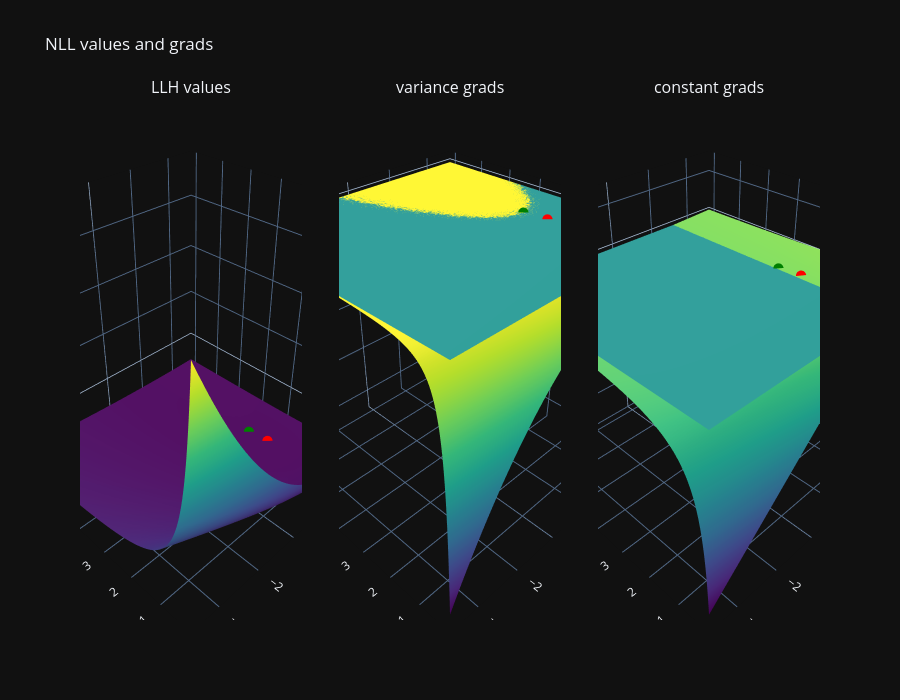

Notebook source saved alongside this figure:
### Code cell
fig = make_subplots(
    rows=1, cols=3,
    subplot_titles=['LLH values', 'variance grads', 'constant grads'],
    specs=[[{'type': 'surface'}, {'type': 'surface'}, {'type': 'surface'}],],
    horizontal_spacing=0.05,
    vertical_spacing=0.1,
)

# --- VALUES ---

fig.add_trace(go.Surface(x=csts, y=vrs, z=np.asarray(llh_values), showscale=False, colorscale='Viridis'), row=1, col=1)

fig.add_trace(go.Scatter3d(
    x=[orig_const], y=[orig_var], z=[llh_from_hps(orig_const, orig_var)],
    mode='markers', marker=dict(size=6, color='red'),
    showlegend=False,
), row=1, col=1)

fig.add_trace(go.Scatter3d(
    x=[csts[const_opt].item()], y=[vrs[var_opt].item()], z=[llh_values[var_opt, const_opt].item()],
    mode='markers', marker=dict(size=6, color='green'),
    name=f'Optimal HPs (constant={csts[const_opt].item():.2f}, variance={vrs[var_opt].item():.2f})',
    showlegend=False,
), row=1, col=1)

# --- GRADS (slope) ---

fig.add_trace(go.Surface(x=csts, y=vrs, z=np.asarray(llh_grads[1]), showscale=False, colorscale='Viridis'), row=1, col=2)

fig.add_trace(go.Surface(x=csts, y=vrs, z=np.asarray(jnp.zeros_like(llh_grads[1])), showscale=False, colorscale='Viridis'), row=1, col=2)

fig.add_trace(go.Scatter3d(
    x=[orig_const], y=[orig_var], z=[grad(llh_from_hps, argnums=(0, 1))(orig_const, orig_var)[1]],
    mode='markers', marker=dict(size=6, color='red'),
    showlegend=False,
), row=1, col=2)

fig.add_trace(go.Scatter3d(
    x=[csts[const_opt].item()], y=[vrs[var_opt].item()], z=[llh_grads[1][var_opt, const_opt].item()],
    mode='markers', marker=dict(size=6, color='green'),
    name=f'Optimal HPs (constant={csts[const_opt].item():.2f}, variance={vrs[var_opt].item():.2f})',
    showlegend=False,
), row=1, col=2)

# --- GRADS (intercept) ---

fig.add_trace(go.Surface(x=csts, y=vrs, z=np.asarray(llh_grads[0]), showscale=False, colorscale='Viridis'), row=1, col=3)

fig.add_trace(go.Surface(x=csts, y=vrs, z=np.asarray(jnp.zeros_like(llh_grads[0])), showscale=False, colorscale='Viridis'), row=1, col=3)

fig.add_trace(go.Scatter3d(
    x=[orig_const], y=[orig_var], z=[grad(llh_from_hps, argnums=(0, 1))(orig_const, orig_var)[0]],
    mode='markers', marker=dict(size=6, color='red'),
    showlegend=False,
), row=1, col=3)

fig.add_trace(go.Scatter3d(
    x=[csts[const_opt].item()], y=[vrs[var_opt].item()], z=[llh_grads[0][var_opt, const_opt].item()],
    mode='markers', marker=dict(size=6, color='green'),
	name=f'Optimal HPs (constant={csts[const_opt].item():.2f}, variance={vrs[var_opt].item():.2f})',
    showlegend=False,
), row=1, col=3)

fig.update_layout(
    title='NLL values and grads',
    scene =dict(xaxis_title='constant', yaxis_title='variance', zaxis_title='NLL values', xaxis_autorange='reversed', yaxis_autorange='reversed'),
    scene2=dict(xaxis_title='constant', yaxis_title='variance', zaxis_title='NLL grads - variance', xaxis_autorange='reversed', yaxis_autorange='reversed'),
    scene3=dict(xaxis_title='constant', yaxis_title='variance', zaxis_title='NLL grads - constant', xaxis_autorange='reversed', yaxis_autorange='reversed'),
	height=700
)

fig.show()

### Figure 1 — Plotly figure (JSON) as saved in the notebook; plotly's stock layout.template omitted (floating-point values rounded to 4 significant figures; data arrays with more than 128 entries replaced by an {"elided": "..."} marker saying what was removed)
{"data": [{"colorscale": [[0.0, "#440154"], [0.1111, "#482878"], [0.2222, "#3e4989"], [0.3333, "#31688e"], [0.4444, "#26828e"], [0.5556, "#1f9e89"], [0.6667, "#35b779"], [0.7778, "#6ece58"], [0.8889, "#b5de2b"], [1.0, "#fde725"]], "showscale": false, "x": [-5.0, -4.796, -4.592, -4.388, -4.184, -3.98, -3.776, -3.571, -3.367, -3.163, -2.959, -2.755, -2.551, -2.347, -2.143, -1.939, -1.735, -1.531, -1.327, -1.122, -0.9184, -0.7143, -0.5102, -0.3061, -0.102, 0.102, 0.3061, 0.5102, 0.7143, 0.9184, 1.122, 1.327, 1.531, 1.735, 1.939, 2.143, 2.347, 2.551, 2.755, 2.959, 3.163, 3.367, 3.571, 3.776, 3.98, 4.184, 4.388, 4.592, 4.796, 5.0], "y": [0.25, 0.2586, 0.2674, 0.2766, 0.286, 0.2958, 0.3059, 0.3164, 0.3273, 0.3385, 0.35, 0.362, 0.3744, 0.3872, 0.4005, 0.4142, 0.4284, 0.443, 0.4582, 0.4739, 0.4901, 0.5069, 0.5242, 0.5422, 0.5607, 0.5799, 0.5998, 0.6203, 0.6416, 0.6635, 0.6862, 0.7097, 0.734, 0.7591, 0.7851, 0.812, 0.8398, 0.8686, 0.8983, 0.929, 0.9608, 0.9937, 1.028, 1.063, 1.099, 1.137, 1.176, 1.216, 1.258, 1.301, 1.345, 1.391, 1.439, 1.488, 1.539, 1.592, 1.646, 1.703, 1.761, 1.821, 1.884, 1.948, 2.015, 2.084, 2.155, 2.229, 2.305, 2.384, 2.466, 2.55, 2.637, 2.728, 2.821, 2.918, 3.018, 3.121, 3.228, 3.338, 3.452, 3.571, 3.693, 3.819, 3.95, 4.085, 4.225, 4.37, 4.519, 4.674, 4.834, 4.999, 5.171, 5.348, 5.531, 5.72, 5.916, 6.118, 6.328, 6.544, 6.768, 7.0], "z": {"elided": "100x50 float values"}, "type": "surface", "scene": "scene"}, {"marker": {"color": "red", "size": 6}, "mode": "markers", "showlegend": false, "x": [3.076], "y": [2.592], "z": [-279.9], "type": "scatter3d", "scene": "scene"}, {"marker": {"color": "green", "size": 6}, "mode": "markers", "name": "Optimal HPs (constant=2.96, variance=3.23)", "showlegend": false, "x": [2.959], "y": [3.228], "z": [-280.6], "type": "scatter3d", "scene": "scene"}, {"colorscale": [[0.0, "#440154"], [0.1111, "#482878"], [0.2222, "#3e4989"], [0.3333, "#31688e"], [0.4444, "#26828e"], [0.5556, "#1f9e89"], [0.6667, "#35b779"], [0.7778, "#6ece58"], [0.8889, "#b5de2b"], [1.0, "#fde725"]], "showscale": false, "x": [-5.0, -4.796, -4.592, -4.388, -4.184, -3.98, -3.776, -3.571, -3.367, -3.163, -2.959, -2.755, -2.551, -2.347, -2.143, -1.939, -1.735, -1.531, -1.327, -1.122, -0.9184, -0.7143, -0.5102, -0.3061, -0.102, 0.102, 0.3061, 0.5102, 0.7143, 0.9184, 1.122, 1.327, 1.531, 1.735, 1.939, 2.143, 2.347, 2.551, 2.755, 2.959, 3.163, 3.367, 3.571, 3.776, 3.98, 4.184, 4.388, 4.592, 4.796, 5.0], "y": [0.25, 0.2586, 0.2674, 0.2766, 0.286, 0.2958, 0.3059, 0.3164, 0.3273, 0.3385, 0.35, 0.362, 0.3744, 0.3872, 0.4005, 0.4142, 0.4284, 0.443, 0.4582, 0.4739, 0.4901, 0.5069, 0.5242, 0.5422, 0.5607, 0.5799, 0.5998, 0.6203, 0.6416, 0.6635, 0.6862, 0.7097, 0.734, 0.7591, 0.7851, 0.812, 0.8398, 0.8686, 0.8983, 0.929, 0.9608, 0.9937, 1.028, 1.063, 1.099, 1.137, 1.176, 1.216, 1.258, 1.301, 1.345, 1.391, 1.439, 1.488, 1.539, 1.592, 1.646, 1.703, 1.761, 1.821, 1.884, 1.948, 2.015, 2.084, 2.155, 2.229, 2.305, 2.384, 2.466, 2.55, 2.637, 2.728, 2.821, 2.918, 3.018, 3.121, 3.228, 3.338, 3.452, 3.571, 3.693, 3.819, 3.95, 4.085, 4.225, 4.37, 4.519, 4.674, 4.834, 4.999, 5.171, 5.348, 5.531, 5.72, 5.916, 6.118, 6.328, 6.544, 6.768, 7.0], "z": {"elided": "100x50 float values"}, "type": "surface", "scene": "scene2"}, {"colorscale": [[0.0, "#440154"], [0.1111, "#482878"], [0.2222, "#3e4989"], [0.3333, "#31688e"], [0.4444, "#26828e"], [0.5556, "#1f9e89"], [0.6667, "#35b779"], [0.7778, "#6ece58"], [0.8889, "#b5de2b"], [1.0, "#fde725"]], "showscale": false, "x": [-5.0, -4.796, -4.592, -4.388, -4.184, -3.98, -3.776, -3.571, -3.367, -3.163, -2.959, -2.755, -2.551, -2.347, -2.143, -1.939, -1.735, -1.531, -1.327, -1.122, -0.9184, -0.7143, -0.5102, -0.3061, -0.102, 0.102, 0.3061, 0.5102, 0.7143, 0.9184, 1.122, 1.327, 1.531, 1.735, 1.939, 2.143, 2.347, 2.551, 2.755, 2.959, 3.163, 3.367, 3.571, 3.776, 3.98, 4.184, 4.388, 4.592, 4.796, 5.0], "y": [0.25, 0.2586, 0.2674, 0.2766, 0.286, 0.2958, 0.3059, 0.3164, 0.3273, 0.3385, 0.35, 0.362, 0.3744, 0.3872, 0.4005, 0.4142, 0.4284, 0.443, 0.4582, 0.4739, 0.4901, 0.5069, 0.5242, 0.5422, 0.5607, 0.5799, 0.5998, 0.6203, 0.6416, 0.6635, 0.6862, 0.7097, 0.734, 0.7591, 0.7851, 0.812, 0.8398, 0.8686, 0.8983, 0.929, 0.9608, 0.9937, 1.028, 1.063, 1.099, 1.137, 1.176, 1.216, 1.258, 1.301, 1.345, 1.391, 1.439, 1.488, 1.539, 1.592, 1.646, 1.703, 1.761, 1.821, 1.884, 1.948, 2.015, 2.084, 2.155, 2.229, 2.305, 2.384, 2.466, 2.55, 2.637, 2.728, 2.821, 2.918, 3.018, 3.121, 3.228, 3.338, 3.452, 3.571, 3.693, 3.819, 3.95, 4.085, 4.225, 4.37, 4.519, 4.674, 4.834, 4.999, 5.171, 5.348, 5.531, 5.72, 5.916, 6.118, 6.328, 6.544, 6.768, 7.0], "z": {"elided": "100x50 float values"}, "type": "surface", "scene": "scene2"}, {"marker": {"color": "red", "size": 6}, "mode": "markers", "showlegend": false, "x": [3.076], "y": [2.592], "z": [-2.374], "type": "scatter3d", "scene": "scene2"}, {"marker": {"color": "green", "size": 6}, "mode": "markers", "name": "Optimal HPs (constant=2.96, variance=3.23)", "showlegend": false, "x": [2.959], "y": [3.228], "z": [0.06871], "type": "scatter3d", "scene": "scene2"}, {"colorscale": [[0.0, "#440154"], [0.1111, "#482878"], [0.2222, "#3e4989"], [0.3333, "#31688e"], [0.4444, "#26828e"], [0.5556, "#1f9e89"], [0.6667, "#35b779"], [0.7778, "#6ece58"], [0.8889, "#b5de2b"], [1.0, "#fde725"]], "showscale": false, "x": [-5.0, -4.796, -4.592, -4.388, -4.184, -3.98, -3.776, -3.571, -3.367, -3.163, -2.959, -2.755, -2.551, -2.347, -2.143, -1.939, -1.735, -1.531, -1.327, -1.122, -0.9184, -0.7143, -0.5102, -0.3061, -0.102, 0.102, 0.3061, 0.5102, 0.7143, 0.9184, 1.122, 1.327, 1.531, 1.735, 1.939, 2.143, 2.347, 2.551, 2.755, 2.959, 3.163, 3.367, 3.571, 3.776, 3.98, 4.184, 4.388, 4.592, 4.796, 5.0], "y": [0.25, 0.2586, 0.2674, 0.2766, 0.286, 0.2958, 0.3059, 0.3164, 0.3273, 0.3385, 0.35, 0.362, 0.3744, 0.3872, 0.4005, 0.4142, 0.4284, 0.443, 0.4582, 0.4739, 0.4901, 0.5069, 0.5242, 0.5422, 0.5607, 0.5799, 0.5998, 0.6203, 0.6416, 0.6635, 0.6862, 0.7097, 0.734, 0.7591, 0.7851, 0.812, 0.8398, 0.8686, 0.8983, 0.929, 0.9608, 0.9937, 1.028, 1.063, 1.099, 1.137, 1.176, 1.216, 1.258, 1.301, 1.345, 1.391, 1.439, 1.488, 1.539, 1.592, 1.646, 1.703, 1.761, 1.821, 1.884, 1.948, 2.015, 2.084, 2.155, 2.229, 2.305, 2.384, 2.466, 2.55, 2.637, 2.728, 2.821, 2.918, 3.018, 3.121, 3.228, 3.338, 3.452, 3.571, 3.693, 3.819, 3.95, 4.085, 4.225, 4.37, 4.519, 4.674, 4.834, 4.999, 5.171, 5.348, 5.531, 5.72, 5.916, 6.118, 6.328, 6.544, 6.768, 7.0], "z": {"elided": "100x50 float values"}, "type": "surface", "scene": "scene3"}, {"colorscale": [[0.0, "#440154"], [0.1111, "#482878"], [0.2222, "#3e4989"], [0.3333, "#31688e"], [0.4444, "#26828e"], [0.5556, "#1f9e89"], [0.6667, "#35b779"], [0.7778, "#6ece58"], [0.8889, "#b5de2b"], [1.0, "#fde725"]], "showscale": false, "x": [-5.0, -4.796, -4.592, -4.388, -4.184, -3.98, -3.776, -3.571, -3.367, -3.163, -2.959, -2.755, -2.551, -2.347, -2.143, -1.939, -1.735, -1.531, -1.327, -1.122, -0.9184, -0.7143, -0.5102, -0.3061, -0.102, 0.102, 0.3061, 0.5102, 0.7143, 0.9184, 1.122, 1.327, 1.531, 1.735, 1.939, 2.143, 2.347, 2.551, 2.755, 2.959, 3.163, 3.367, 3.571, 3.776, 3.98, 4.184, 4.388, 4.592, 4.796, 5.0], "y": [0.25, 0.2586, 0.2674, 0.2766, 0.286, 0.2958, 0.3059, 0.3164, 0.3273, 0.3385, 0.35, 0.362, 0.3744, 0.3872, 0.4005, 0.4142, 0.4284, 0.443, 0.4582, 0.4739, 0.4901, 0.5069, 0.5242, 0.5422, 0.5607, 0.5799, 0.5998, 0.6203, 0.6416, 0.6635, 0.6862, 0.7097, 0.734, 0.7591, 0.7851, 0.812, 0.8398, 0.8686, 0.8983, 0.929, 0.9608, 0.9937, 1.028, 1.063, 1.099, 1.137, 1.176, 1.216, 1.258, 1.301, 1.345, 1.391, 1.439, 1.488, 1.539, 1.592, 1.646, 1.703, 1.761, 1.821, 1.884, 1.948, 2.015, 2.084, 2.155, 2.229, 2.305, 2.384, 2.466, 2.55, 2.637, 2.728, 2.821, 2.918, 3.018, 3.121, 3.228, 3.338, 3.452, 3.571, 3.693, 3.819, 3.95, 4.085, 4.225, 4.37, 4.519, 4.674, 4.834, 4.999, 5.171, 5.348, 5.531, 5.72, 5.916, 6.118, 6.328, 6.544, 6.768, 7.0], "z": {"elided": "100x50 float values"}, "type": "surface", "scene": "scene3"}, {"marker": {"color": "red", "size": 6}, "mode": "markers", "showlegend": false, "x": [3.076], "y": [2.592], "z": [1.052], "type": "scatter3d", "scene": "scene3"}, {"marker": {"color": "green", "size": 6}, "mode": "markers", "name": "Optimal HPs (constant=2.96, variance=3.23)", "showlegend": false, "x": [2.959], "y": [3.228], "z": [0.2724], "type": "scatter3d", "scene": "scene3"}], "layout": {"scene": {"domain": {"x": [0.0, 0.3], "y": [0.0, 1.0]}, "xaxis": {"title": {"text": "constant"}, "autorange": "reversed"}, "yaxis": {"title": {"text": "variance"}, "autorange": "reversed"}, "zaxis": {"title": {"text": "NLL values"}}}, "scene2": {"domain": {"x": [0.35, 0.65], "y": [0.0, 1.0]}, "xaxis": {"title": {"text": "constant"}, "autorange": "reversed"}, "yaxis": {"title": {"text": "variance"}, "autorange": "reversed"}, "zaxis": {"title": {"text": "NLL grads - variance"}}}, "scene3": {"domain": {"x": [0.7, 1.0], "y": [0.0, 1.0]}, "xaxis": {"title": {"text": "constant"}, "autorange": "reversed"}, "yaxis": {"title": {"text": "variance"}, "autorange": "reversed"}, "zaxis": {"title": {"text": "NLL grads - constant"}}}, "annotations": [{"font": {"size": 16}, "showarrow": false, "text": "LLH values", "x": 0.15, "xanchor": "center", "xref": "paper", "y": 1.0, "yanchor": "bottom", "yref": "paper"}, {"font": {"size": 16}, "showarrow": false, "text": "variance grads", "x": 0.5, "xanchor": "center", "xref": "paper", "y": 1.0, "yanchor": "bottom", "yref": "paper"}, {"font": {"size": 16}, "showarrow": false, "text": "constant grads", "x": 0.85, "xanchor": "center", "xref": "paper", "y": 1.0, "yanchor": "bottom", "yref": "paper"}], "title": {"text": "NLL values and grads"}, "height": 700}}
